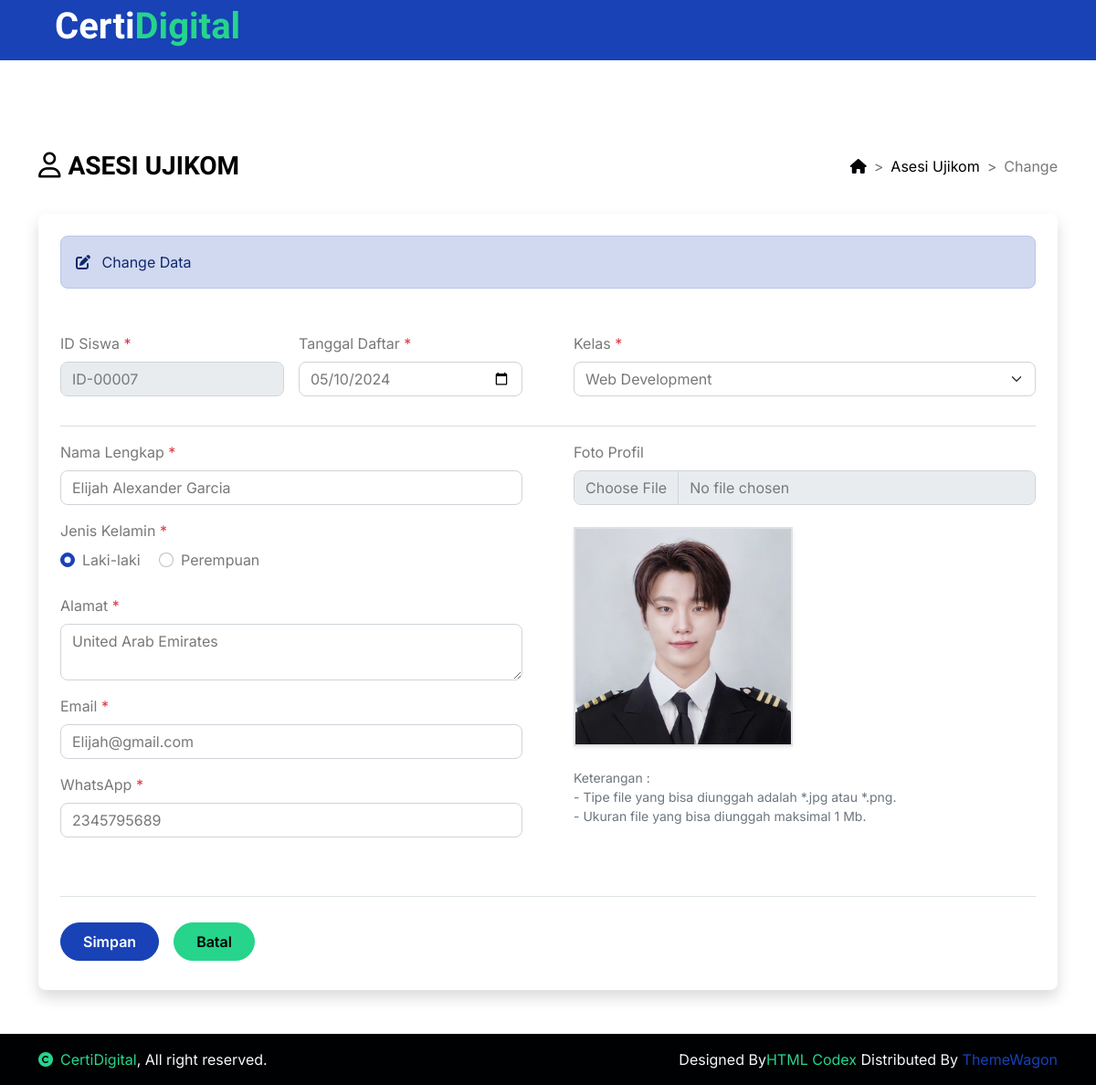
/crud/dashboard.php?halaman=ubah&id=ID-00007, run on the app's committed database.
### tables this page shows
CREATE TABLE `tbl_siswa` (
  `id_siswa` varchar(10) NOT NULL,
  `tanggal_daftar` date NOT NULL,
  `id_skema` int(11) NOT NULL,
  `nama_lengkap` varchar(100) NOT NULL,
  `jenis_kelamin` enum('Laki-laki','Perempuan') NOT NULL,
  `alamat` varchar(225) NOT NULL,
  `email` varchar(100) NOT NULL,
  `whatsapp` varchar(13) NOT NULL,
  `foto_profil` varchar(100) NOT NULL
);

### crud/form_change.php (the view, shortened to what this page needs)
<div class="d-flex flex-column flex-lg-row mt-5 mb-4">
    <div class="flex-grow-1 d-flex align-items-center">
        <h3><i class="fa-regular fa-user icon-title me-2"></i></h3>
        <h3>ASESI UJIKOM</h3>
    </div>
    <div class="ms-5 ms-lg-0 pt-lg-2">
        <nav style="--bs-breadcrumb-divider: '>';" aria-label="breadcrumb">
            <ol class="breadcrumb">
                <li class="breadcrumb-item">
                    <a href="#" class="text-dark text-decoration-none">
                        <i class="fa-solid fa-house"></i>
                    </a>
                </li>
                <li class="breadcrumb-item">
                    <a href="?halaman=data" class="text-dark text-decoration-none">
                        Asesi Ujikom
                    </a>
                </li>
                <li class="breadcrumb-item" aria-current="page">
                    Change
                </li>
            </ol>
        </nav>
    </div>
</div>
<?php
if (isset($_GET['id'])) {
    $id_siswa = $_GET['id'];
    $query = $mysqli->query("SELECT * FROM tbl_siswa WHERE id_siswa='$id_siswa'")
                            or die('Ada kesalahan pada query tampil data : ' . $mysqli->error);
    $data = $query->fetch_assoc();
}
?>
<div class="bg-white rounded shadow p-4 mb-5">
    <div class="alert alert-primary rounded-4 mb-5" role="alert">
        <i class="fa-solid fa-pen-to-square me-2"></i> Change Data
    </div>
    <form action="proses_ubah.php" method="post" enctype="multipart/form-data" class="needs-validation" novalidate>
        <div class="row">
            <div class="col-xl-6">
                <div class="row g-0">
                    <div class="mb-3 col-xl-6 pe-xl-3">
                        <label class="form-label">ID Siswa <span class="text-danger">*</span></label>
                        <input type="text" name="id_siswa" class="form-control" value="<?php echo $data['id_siswa']; ?>" readonly>
                    </div>
                    <div class="mb-3 col-xl-6 pe-xl-3">
                        <label class="form-label">Tanggal Daftar <span class="text-danger">*</span></label>
                        <input type="date" name="tanggal_daftar" class="form-control datepicker" autocomplete="off" value="<?php echo $data['tanggal_daftar']; ?>" required>
                    </div>
                </div>
            </div>
            <div class="col-xl-6">
                <div class="mb-3 ps-xl-3">
                    <label class="form-label">Kelas <span class="text-danger">*</span></label>
                    <select name="id_skema" class="form-select" autocomplete="off" required>
                        <?php
                        $getskema = $mysqli->query("SELECT * FROM `tbl_skema`");
                        while ($skema = $getskema->fetch_assoc()) {
                            $id_skema = $skema['id_skema'];
                            $nama_skema = $skema['nama_skema'];
                            $selected = ($data['id_skema'] == $id_skema) ? 'selected' : '';
                            echo '<option value="' . $id_skema . '" ' . $selected . '>' . $nama_skema . '</option>';
                        }
                        ?>
                    </select>
                </div>
            </div>
        </div>
        <hr class="mb-4-2">
        <div class="row">
            <div class="col-xl-6">
                <div class="mb-3 pe-xl-3">
                    <label class="form-label">Nama Lengkap <span class="text-danger">*</span></label>
                    <input type="text" name="nama_lengkap" class="form-control" autocomplete="off" value="<?php echo $data['nama_lengkap']; ?>" required>
                </div>
                <div class="mb-4 pe-xl-3">
                    <label class="form-label">Jenis Kelamin <span class="text-danger">*</span></label>
                    <br>
                    <?php
                    if ($data['jenis_kelamin'] == 'Laki-laki') { ?>
                        <div class="form-check form-check-inline">
                            <input type="radio" id="laki_laki" name="jenis_kelamin" class="form-check-input" value="Laki-laki" checked required>
                            <label class="form-check-label" for="laki_laki">Laki-laki</label>
                        </div>
                        <div class="form-check form-check-inline">
                            <input type="radio" id="perempuan" name="jenis_kelamin" class="form-check-input" value="Perempuan" required>
                            <label class="form-check-label" for="perempuan">Perempuan</label>
                        </div>
                    <?php } ?>
                </div>
                <div class="mb-3 pe-xl-3">
                    <label class="form-label">Alamat <span class="text-danger">*</span></label>
                    <textarea name="alamat" rows="2" class="form-control" autocomplete="off" required><?php echo $data['alamat']; ?></textarea>
                </div>
                <div class="mb-3 pe-xl-3">
                    <label class="form-label">Email <span class="text-danger">*</span></label>
                    <input type="email" name="email" class="form-control" autocomplete="off" value="<?php echo $data['email']; ?>" required>
                </div>
                <div class="mb-3 pe-xl-3">
                    <label class="form-label">WhatsApp <span class="text-danger">*</span></label>
                    <input type="text" name="whatsapp" class="form-control" maxlength="13" autocomplete="off" onKeyPress="return goodchars(event,'0123456789',this)" value="<?php echo $data['whatsapp']; ?>" required>
                </div>
            </div>
            <div class="col-xl-6">
                <div class="mb-3 ps-xl-3">
                    <label class="form-label">Foto Profil</label>
                    <input type="file" accept=".jpg, .jpeg, .png" id="foto" name="foto" class="form-control" autocomplete="off">
                    <div class="mt-4">
                        <img id="preview_foto" src="images/<?php echo $data['foto_profil']; ?>" class="border border-2 img-fluid rounded-4 shadow-sm" alt="Foto Profil" width="240" height="240">
                    </div>
                    <div class="form-text mt-4">
                        Keterangan : <br>
                        - Tipe file yang bisa diunggah adalah *.jpg atau *.png. <br>
                        - Ukuran file yang bisa diunggah maksimal 1 Mb.
                    </div>
                </div>
            </div>
        </div>
        <div class="pt-4 pb-2 mt-5 border-top">
            <div class="d-grid gap-3 d-sm-flex justify-content-md-start pt-1">
                <input type="submit" name="simpan" value="Simpan" class="btn btn-primary rounded-pill py-2 px-4">
                <a href="?halaman=data" class="btn btn-secondary rounded-pill py-2 px-4">Batal</a>
            </div>
        </div>
    </form>
</div>

### assets/css/style.css (style rules this page uses)
.btn { font-weight: 600; transition: .5s; }

### data on the page
tbl_siswa: id_siswa "ID-00007", tanggal_daftar "05/10/2024", nama_lengkap "Elijah Alexander Garcia", alamat "United Arab Emirates", email "Elijah@gmail.com", whatsapp "2345795689", foto_profil (picture)

### other printed values
form field id_skema "Web Development"
